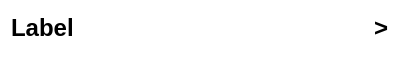
<?xml version="1.0" encoding="UTF-8"?>
<ui version="4.0">
 <class>MenuListItem</class>
 <widget class="QWidget" name="MenuListItem">
  <property name="geometry">
   <rect>
    <x>0</x>
    <y>0</y>
    <width>400</width>
    <height>60</height>
   </rect>
  </property>
  <property name="sizePolicy">
   <sizepolicy hsizetype="Preferred" vsizetype="Minimum">
    <horstretch>0</horstretch>
    <verstretch>0</verstretch>
   </sizepolicy>
  </property>
  <property name="minimumSize">
   <size>
    <width>0</width>
    <height>60</height>
   </size>
  </property>
  <property name="maximumSize">
   <size>
    <width>16777215</width>
    <height>60</height>
   </size>
  </property>
  <property name="windowTitle">
   <string>Form</string>
  </property>
  <property name="styleSheet">
   <string notr="true">background: #ffffff; border: none;</string>
  </property>
  <layout class="QHBoxLayout" name="horizontalLayout">
   <property name="spacing">
    <number>0</number>
   </property>
   <property name="bottomMargin">
    <number>16</number>
   </property>
   <item>
    <widget class="QLabel" name="MenuLabel">
     <property name="sizePolicy">
      <sizepolicy hsizetype="Expanding" vsizetype="Expanding">
       <horstretch>0</horstretch>
       <verstretch>0</verstretch>
      </sizepolicy>
     </property>
     <property name="maximumSize">
      <size>
       <width>16777215</width>
       <height>60</height>
      </size>
     </property>
     <property name="font">
      <font>
       <pointsize>18</pointsize>
       <bold>true</bold>
      </font>
     </property>
     <property name="styleSheet">
      <string notr="true">background: transparent;</string>
     </property>
     <property name="text">
      <string>Label</string>
     </property>
    </widget>
   </item>
   <item>
    <widget class="QLabel" name="Arrow">
     <property name="sizePolicy">
      <sizepolicy hsizetype="Preferred" vsizetype="Expanding">
       <horstretch>0</horstretch>
       <verstretch>0</verstretch>
      </sizepolicy>
     </property>
     <property name="font">
      <font>
       <pointsize>18</pointsize>
       <bold>true</bold>
      </font>
     </property>
     <property name="styleSheet">
      <string notr="true">background: transparent;</string>
     </property>
     <property name="text">
      <string>&gt;</string>
     </property>
    </widget>
   </item>
  </layout>
 </widget>
 <resources/>
 <connections/>
</ui>
